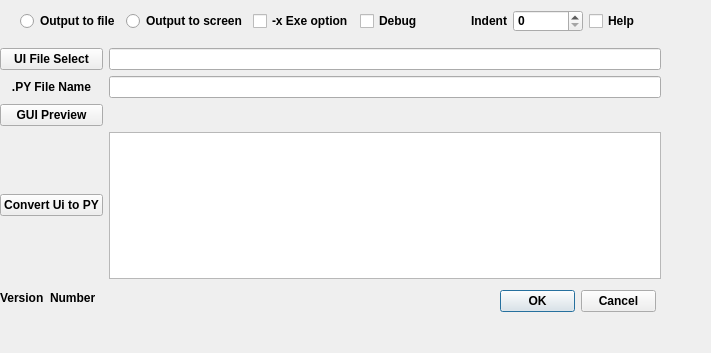
<?xml version="1.0" encoding="UTF-8"?>
<ui version="4.0">
 <class>Main_window</class>
 <widget class="QDialog" name="Main_window">
  <property name="geometry">
   <rect>
    <x>0</x>
    <y>0</y>
    <width>711</width>
    <height>353</height>
   </rect>
  </property>
  <property name="font">
   <font>
    <weight>75</weight>
    <italic>false</italic>
    <bold>true</bold>
    <underline>false</underline>
    <kerning>true</kerning>
   </font>
  </property>
  <property name="windowTitle">
   <string>PYQT5</string>
  </property>
  <property name="autoFillBackground">
   <bool>false</bool>
  </property>
  <widget class="QDialogButtonBox" name="buttonBox">
   <property name="geometry">
    <rect>
     <x>500</x>
     <y>290</y>
     <width>156</width>
     <height>23</height>
    </rect>
   </property>
   <property name="orientation">
    <enum>Qt::Horizontal</enum>
   </property>
   <property name="standardButtons">
    <set>QDialogButtonBox::Cancel|QDialogButtonBox::Ok</set>
   </property>
  </widget>
  <widget class="QWidget" name="layoutWidget">
   <property name="geometry">
    <rect>
     <x>0</x>
     <y>290</y>
     <width>96</width>
     <height>15</height>
    </rect>
   </property>
   <layout class="QHBoxLayout" name="horizontalLayout_2">
    <item>
     <widget class="QLabel" name="label_version">
      <property name="text">
       <string>Version</string>
      </property>
     </widget>
    </item>
    <item>
     <widget class="QLabel" name="label_version_number">
      <property name="text">
       <string>Number</string>
      </property>
     </widget>
    </item>
   </layout>
  </widget>
  <widget class="QWidget" name="layoutWidget">
   <property name="geometry">
    <rect>
     <x>20</x>
     <y>10</y>
     <width>639</width>
     <height>22</height>
    </rect>
   </property>
   <layout class="QHBoxLayout" name="horizontalLayout_3">
    <item>
     <widget class="QRadioButton" name="radioOut_to_File">
      <property name="text">
       <string>Output to file</string>
      </property>
     </widget>
    </item>
    <item>
     <widget class="QRadioButton" name="radioOut_to_Screen">
      <property name="text">
       <string>Output to screen</string>
      </property>
     </widget>
    </item>
    <item>
     <widget class="QCheckBox" name="checkBox_Exe_option">
      <property name="text">
       <string>-x Exe option</string>
      </property>
     </widget>
    </item>
    <item>
     <widget class="QCheckBox" name="Debug_checkbox">
      <property name="text">
       <string>Debug</string>
      </property>
     </widget>
    </item>
    <item>
     <widget class="QLabel" name="label_indent">
      <property name="text">
       <string>Indent</string>
      </property>
      <property name="alignment">
       <set>Qt::AlignRight|Qt::AlignTrailing|Qt::AlignVCenter</set>
      </property>
     </widget>
    </item>
    <item>
     <widget class="QSpinBox" name="spinBox_indent"/>
    </item>
    <item>
     <widget class="QCheckBox" name="checkBox_Help">
      <property name="text">
       <string>Help</string>
      </property>
     </widget>
    </item>
   </layout>
  </widget>
  <widget class="QWidget" name="layoutWidget">
   <property name="geometry">
    <rect>
     <x>0</x>
     <y>48</y>
     <width>661</width>
     <height>231</height>
    </rect>
   </property>
   <layout class="QGridLayout" name="gridLayout">
    <item row="0" column="1">
     <widget class="QLineEdit" name="lineEdit_Ui_file_selection"/>
    </item>
    <item row="0" column="0">
     <widget class="QPushButton" name="pushButton_UI_select">
      <property name="text">
       <string>UI File Select</string>
      </property>
     </widget>
    </item>
    <item row="1" column="0">
     <widget class="QLabel" name="label_py_filename">
      <property name="layoutDirection">
       <enum>Qt::LeftToRight</enum>
      </property>
      <property name="text">
       <string>.PY File Name</string>
      </property>
      <property name="alignment">
       <set>Qt::AlignCenter</set>
      </property>
     </widget>
    </item>
    <item row="1" column="1">
     <widget class="QLineEdit" name="lineEdit_Py_file_name"/>
    </item>
    <item row="3" column="1">
     <widget class="QPlainTextEdit" name="plainTextEdit"/>
    </item>
    <item row="3" column="0">
     <widget class="QPushButton" name="pushButton_create">
      <property name="text">
       <string>Convert Ui to PY</string>
      </property>
     </widget>
    </item>
    <item row="2" column="0">
     <widget class="QPushButton" name="pushButton_gui_preview">
      <property name="text">
       <string>GUI Preview</string>
      </property>
     </widget>
    </item>
   </layout>
  </widget>
 </widget>
 <resources/>
 <connections>
  <connection>
   <sender>buttonBox</sender>
   <signal>accepted()</signal>
   <receiver>Main_window</receiver>
   <slot>accept()</slot>
   <hints>
    <hint type="sourcelabel">
     <x>248</x>
     <y>254</y>
    </hint>
    <hint type="destinationlabel">
     <x>157</x>
     <y>274</y>
    </hint>
   </hints>
  </connection>
  <connection>
   <sender>buttonBox</sender>
   <signal>rejected()</signal>
   <receiver>Main_window</receiver>
   <slot>reject()</slot>
   <hints>
    <hint type="sourcelabel">
     <x>316</x>
     <y>260</y>
    </hint>
    <hint type="destinationlabel">
     <x>286</x>
     <y>274</y>
    </hint>
   </hints>
  </connection>
 </connections>
</ui>
